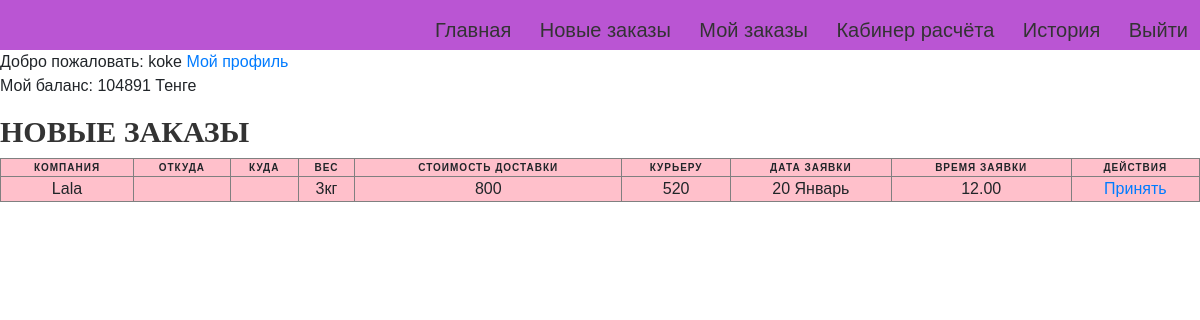
/curiers/private_сurier2/ (signed in), run on the app's committed database.
### curier/models.py (models this page shows)
class Curier(models.Model):
	user = models.OneToOneField(settings.AUTH_USER_MODEL, on_delete=models.CASCADE,related_name="mycurier")
	date_of_birth=models.DateField(blank=True, null=True)
	photo =models.ImageField(upload_to='curiers/%y/%m/%d', blank=True)
	experience=models.IntegerField(blank=True, null=True)
	phone = models.IntegerField(null=False, blank=False)
	is_available=models.BooleanField(default=False)
	balance = models.DecimalField(decimal_places=0,max_digits=1000,default=0)

### Lallog/models.py (models this page shows, shortened)
class TestOrder(models.Model):
	client=models.ForeignKey(settings.AUTH_USER_MODEL,on_delete=models.CASCADE)
	marshrut=models.CharField(max_length=200)
	ves=models.DecimalField(decimal_places=0,max_digits=1000,default=10)
	from_address=models.CharField(max_length=200)
	from_phone=models.CharField(max_length=200)
	from_comment=models.CharField(max_length=200)
	to=models.CharField(max_length=200)
	to_phone=models.CharField(max_length=200)
	to_date=models.CharField(max_length=200)
	to_date_until=models.CharField(max_length=200)
	to_comment=models.CharField(max_length=200)
	distance=models.DecimalField(decimal_places=0,max_digits=1000,default=10)
	itog=models.DecimalField(decimal_places=0,max_digits=1000,default=10)
	curier = models.ForeignKey(Curier,on_delete=models.CASCADE,default=None,related_name="choiced_curier",blank=True,null=True)
	nal=models.DecimalField(decimal_places=0,max_digits=1000,default=0)
	raschet=models.DecimalField(decimal_places=0,max_digits=1000,default=0)
	status = models.CharField(max_length=200,default="Ожидание")
	curier_money = models.DecimalField(decimal_places=0,max_digits=1000,default=0)
	__original_curier = None
	def __init__(self,*args,**kwargs):
		print("Object was created")
		super(TestOrder,self).__init__(*args,**kwargs)
		self.__origin_curier = self.curier

### curier/views.py (called while the page is built)
def private_сurier2(request):
	curier = request.user.mycurier
	today  = timezone.now()
	all_empty_orders = TestOrder.objects.all().filter(curier=None)
	cxt={
	    'empty_orders':all_empty_orders
	}
	return render(request,"curiers/Moi_zakazy.html",context=cxt)

### curier/templates/curiers/Moi_zakazy.html (shortened to what this page needs)
 {%extends 'curiers/base_curier.html' %} {%load static%} {%block title%} Личный кабиент Курьера 2{%endblock%} {%block content%}
<a href="{% url 'edit'%}">Мой профиль</a>
<p>Мой баланс: {{request.user.mycurier.balance}} Тенге</p>
<h2>Новые заказы</h2>
<table border="1" id="table_empty">
    <thead>
        <tr>
            <th>Компания</th>
            <th>Откуда</th>
            <th>Куда</th>
            <th>Вес</th>
            <th>Стоимость доставки</th>
            <th>Курьеру</th>
            <th>Дата заявки</th>
            <th>Время заявки</th>
            <th>Действия</th>
        </tr>
    </thead>
    {%for i in empty_orders%}
    <tr>
        <td data-label="Компания">{{i.client}}</td>
        <td data-label="Откуда">{{i.from_address}}</td>
        <td data-label="Куда">{{i.to}}</td>
        <td data-label="Вес">{{i.ves}}кг</td>
        <td data-label="Доставка">{{i.itog}}</td>
        <td data-label="Курьеру">{{i.curier_money}}</td>
        <td data-label="Дата">{{i.to_date}}</td>
        <td data-label="Ограничения">{{i.to_date_until}}</td>
        <td data-label="Действия" class="lol">
            <a href="{% url 'curier_select' id=i.pk %}">Принять</a>
        </td>
    </tr>
    {%endfor%}
</table>
{%endblock content%}

### curier/templates/curiers/base_curier.html (shortened to what this page needs)
{% load static %}
<html lang="en">
<head>
    <link rel="stylesheet" href="https://use.fontawesome.com/releases/v5.8.2/css/all.css">
    <link rel="stylesheet" href="https://stackpath.bootstrapcdn.com/bootstrap/4.3.1/css/bootstrap.min.css">
    <link href="{% static 'css/style.css' %}" rel="stylesheet" />
</head>
<body>
    <div class="menu">
        <div class="links">
            {%if user.is_authenticated%}
            <a class="menu-item" href="{% url 'Home' %}">Главная</a>
            <a class="menu-item" href="{% url 'private_сurier2' %}">Новые заказы</a>
            <a class="menu-item" href="{% url 'private_сurier' %}">Мой заказы</a>
            <a class="menu-item" href="{% url 'curier_rashet' day='all'%}">Кабинер расчёта</a>
            <a class="menu-item" href="{% url 'curier_history' %}">История</a>
            <a class="menu-item" href="{% url 'user_logout' %}">Выйти</a> {%else%}
            <a class="menu-item" href="{% url 'user_login' %}">Авторизация</a> {%endif%}
        </div>
    </div>
    {%if user.is_authenticated%} Добро пожаловать: {{ user.username}} {%endif%} {%block content%} {%endblock content%}
</body>
</html>

### Lallog/static/css/style.css (style rules this page uses)
* { padding: 0; margin: 0; }
div { box-sizing: border-box; }
#table_empty { background-color: #FFC0CB; }
table { width: 100%; margin:0; padding:0; border-collapse: collapse; border-spacing: 0; }
table tr { padding: 3px; }
table th, table td { padding: 3px; text-align: center; }
table th { text-transform: uppercase; font-size: 10px; letter-spacing: 1px; }
body { font-family: sans-serif; }
.menu { text-align: right; background: #BA55D3; height: 50px; }
.menu-item { display: inline-block; color:#333; font-size: 20px; line-height: 30px; padding: 15px 12px; text-decoration: none; }
h2 { color: #333333; font-family: "Open+Sans"; font-size: 30px; font-weight: 700; text-transform: uppercase; margin-top: 10px; }

### data on the page
TestOrder: client "Lala", ves "3", itog "800", curier_money "520", to_date "20 Январь", to_date_until "12.00"

### other printed values
{{ user.username }} "koke"
{{ request.user.mycurier.balance }} "104891"
